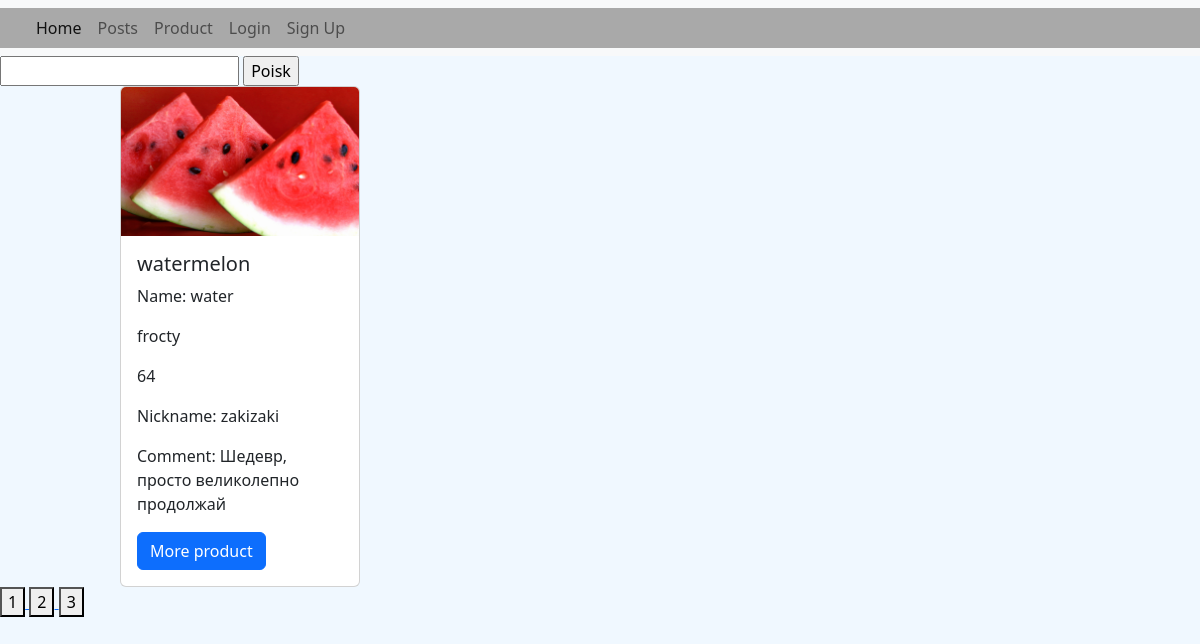
The app's page /product/?page=2 with its own data.
### posts/models.py (models this page shows)
class Product(models.Model):
    image = models.ImageField(upload_to='product_image',blank=True,null=True)
    title = models.CharField(max_length=50)
    price = models.FloatField()
    compound = models.TextField(blank=False)
    connection = models.ManyToManyField(Category, related_name='category')
    connection_review = models.ManyToManyField(Review,related_name='connection_review')

class Category(models.Model):
    kind_food = models.CharField(max_length=50)
    count = models.IntegerField(default=0)

class Review(models.Model):
    nickname = models.CharField(max_length=40)
    country = models.CharField(max_length=60)
    comment = models.CharField(max_length=350)
    grade = models.FloatField(default=0, max_length=5.0)
    create_data = models.DateTimeField(auto_now_add=True)
    modification_data = models.DateTimeField(auto_now=True)

### posts/views.py (the view)
# urls.py: path('product/', post_views.product_view),
def product_view(request):
    if request.method == 'GET':
        search = request.GET.get('search')
        page = int(request.GET.get('page',1))
        product = Product.objects.all()
        print(page)
        max_page = product.__len__() / PAGINATION_LIMIT
        if round(max_page) < max_page:
            max_page = round(max_page) + 1
        else:
            max_page = round(max_page)
        if search:
            product = product.filter(Q(title__icontains=search) | Q(compound__icontains=search) )
        product = product[PAGINATION_LIMIT * (page-1): PAGINATION_LIMIT * page]
        context_product = {
            'product' : product,
            'user': request.user,
            'pages': range(1, max_page+1)
        }
        return render(request, 'product/product.html', context=context_product)

### templates/product/product.html
{% extends 'layouts/index.html' %}
{% block product %}
    <form action="/product/" method="get">
        <input type="text" name="search">
        <input type="submit" value="Poisk">
    </form>
    <div class="product">
         {% for productos in product %}
             <div class="card" style="display: flex; justify-content: space-between; width: 20%; margin-left: 10%; flex-wrap: wrap">
  <img src="/media/{{ productos.image }}" class="card-img-top" alt="...">
  <div class="card-body">
    <h5 class="card-title">{{ productos.title }}</h5>
    <p class="card-text">Name: {{ productos.compound }}</p>
      {% for categories in productos.connection.all %}
          <p>{{ categories.kind_food }}</p>
          <p>{{ categories.count }}</p>
       {% endfor %}
      {% for review in productos.connection_review.all %}
           <p>Nickname: {{ review.nickname }}</p>
           <p>Comment: {{ review.comment }}</p>
      {% endfor %}
    <a href="/products/{{ productos.id }}/" class="btn btn-primary">More product</a>
  </div>
</div>
         {% endfor %}
    </div>
    <div class="pages">
        {% for page in pages %}
            <a href="/product/?page={{ page }}">
                <button>{{ page }}</button>
            </a>
        {% endfor %}
    </div>
{% endblock %}

### records on screen
Product: image (picture), title "watermelon", compound "water"
Category: kind_food "frocty", count "64"
Review: nickname "zakizaki", comment "Шедевр, просто великолепно продолжай"

### other values on screen
{{ page }} "1" "2" "3"
